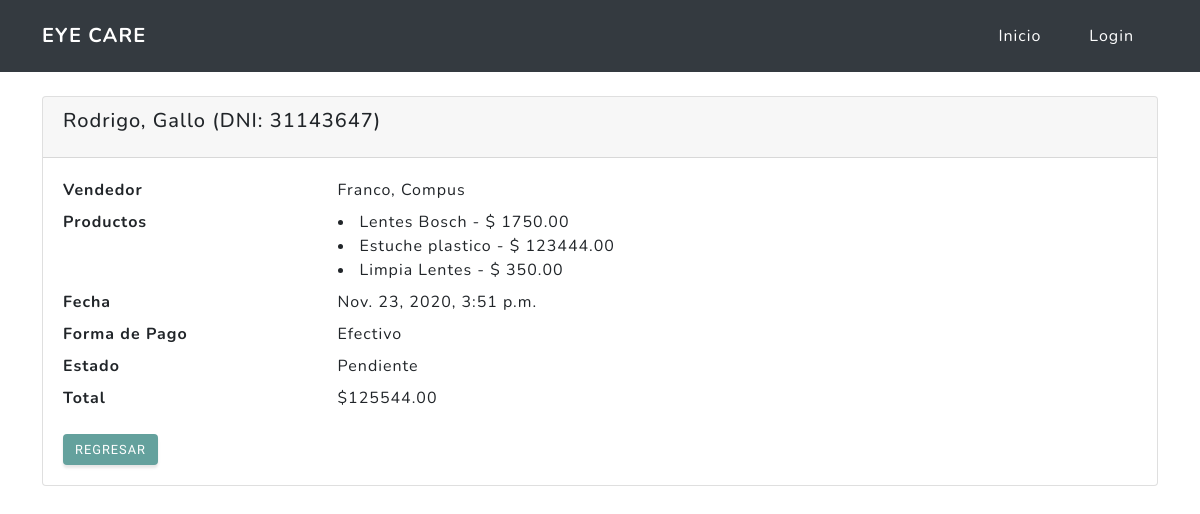
Screenshot of /vendedor/9 (signed in) with the database file from the repository.
### orders/models.py (models this page shows)
class Order(models.Model):
    products = models.ManyToManyField(Product,
                                      verbose_name="Productos",
                                      related_name="Productos",
                                      blank=False,
                                      null=False)
    patient = models.ForeignKey(Patient,
                                on_delete=models.CASCADE,
                                verbose_name="Paciente")
    seller = models.ForeignKey(settings.AUTH_USER_MODEL,
                               on_delete=models.CASCADE,
                               limit_choices_to=Q(groups__name='Vendedor'),
                               related_name="Vendedor",
                               verbose_name="Vendedor")
    date = models.DateTimeField(default=timezone.now(),
                                verbose_name="Fecha",
                                validators=[MinValueValidator(limit_value=timezone.now(), message='Ingrese una fecha '
                                                                                                  'y/u horario '
                                                                                                  'posterior.')])
    STATUS = (
        ('PED', 'Pedido'),
        ('TAL', 'Taller'),
        ('PEN', 'Pendiente'),
        ('FIN', 'Finalizado'),
    )
    status = models.CharField(max_length=3,
                              choices=STATUS,
                              default='PEN')
    METHODS = (
        ('CRED', 'Tarjeta de Credito'),
        ('DBTO', 'Tarjeta de Debito'),
        ('VIRT', 'Billetera Virtual'),
        ('EFEC', 'Efectivo')
    )
    payment_method = models.CharField(verbose_name="Metodo de Pago",
                                      max_length=4,
                                      choices=METHODS,
                                      default='EFEC')
    class Meta:
        verbose_name = "Pedido"
        verbose_name_plural = "Pedidos"
    @property
    def total_price(self):
        total = 0
        for productPrice in self.products.all():
            total += productPrice.price
        return total

class Product(models.Model):
    name = models.CharField(max_length=64,
                            verbose_name="Nombre")
    price = models.DecimalField(max_digits=32,
                                decimal_places=2,
                                verbose_name="Precio")
    is_glass = models.BooleanField(verbose_name="Lente", default=False)
    POS = (
        ('IZQ', 'Izquierda'),
        ('DER', 'Derecha'),
    )
    position = models.CharField(verbose_name="Posición",
                                max_length=3,
                                choices=POS,
                                blank=True,
                                null=True)
    TYPE = (
        ('LEJ', 'Lejos'),
        ('CER', 'Cerca'),
    )
    type = models.CharField(verbose_name="Tipo",
                            max_length=3,
                            choices=TYPE,
                            blank=True,
                            null=True)
    frame = models.BooleanField(verbose_name="Armazon",
                                blank=True,
                                null=True)
    class Meta:
        verbose_name = "Producto"
        verbose_name_plural = "Productos"
    def __str__(self):
        return f"{self.name} - $ {self.price}"

### patient/models.py (models this page shows)
class Patient(models.Model):
    document_id = models.IntegerField(primary_key=True,
                                      unique=True,
                                      verbose_name="DNI")
    first_name = models.CharField(max_length=64,
                                  verbose_name="Nombre")
    last_name = models.CharField(max_length=64,
                                 verbose_name="Apellido")
    medical_history = models.TextField(max_length=256,
                                       verbose_name="Historia Medica")
    class Meta:
        verbose_name = "Paciente"
        verbose_name_plural = "Pacientes"
    def __str__(self):
        return f"{self.first_name}, {self.last_name} (DNI: {self.document_id})"

### orders/views.py (the view)
# urls.py: url(r'^vendedor/(?P<pk>\d+)$', group_required('Vendedor')(OrderDetail.as_view()), name='detail'),
class OrderDetail(DetailView):
    model = Order
    def get_queryset(self):
        return Order.objects.filter(seller=self.request.user)

### appointments/models.py (called while the page is built)
def get_name(self):
    return f"{self.first_name}, {self.last_name}"

### orders/templates/orders/order_detail.html (shortened to what this page needs)
{% extends "index/base.html" %}
{% load bootstrap4 %}
{% block content %}
<div class="container mt-4">
    <div class="card">
        <div class="card-header">
            <h5 class="card-title">{{order.patient}}</h5>
        </div>
        <div class="card-body">
            <dl class="row">
                <dt class="col-sm-3">Vendedor</dt>
                <dd class="col-sm-9">{{ order.seller }}</dd>
                <dt class="col-sm-3">Productos</dt>
                <dd class="col-sm-9">{% for product in order.products.all %}
                    <li> {{ product }}</li>
                    {% endfor %}
                </dd>
                <dt class="col-sm-3">Fecha</dt>
                <dd class="col-sm-9">{{ order.date }}</dd>
                <dt class="col-sm-3">Forma de Pago</dt>
                <dd class="col-sm-9">{{ order.get_payment_method_display }}</dd>
                <dt class="col-sm-3">Estado</dt>
                <dd class="col-sm-9">{{ order.get_status_display }}</dd>
                <dt class="col-sm-3">Total</dt>
                <dd class="col-sm-9">${{ order.total_price }}</dd>
            </dl>
            <a href="{% url 'orders:list' %}" class="btn btn-primary">Regresar</a>
        </div>
    </div>
</div>
{% endblock %}

### rows the page displays
Order: patient "Rodrigo, Gallo (DNI: 31143647)", seller "Franco, Compus", date "Nov. 23, 2020, 3:51 p.m.", payment_method "Efectivo", status "Pendiente", total_price "125544.00"
Product: name+price "Lentes Bosch - $ 1750.00"
Product: name+price "Estuche plastico - $ 123444.00"
Product: name+price "Limpia Lentes - $ 350.00"
